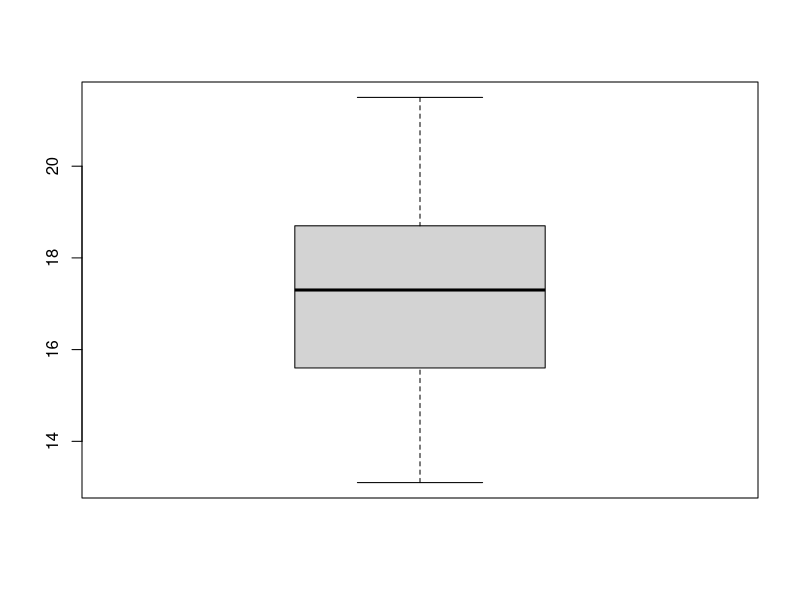
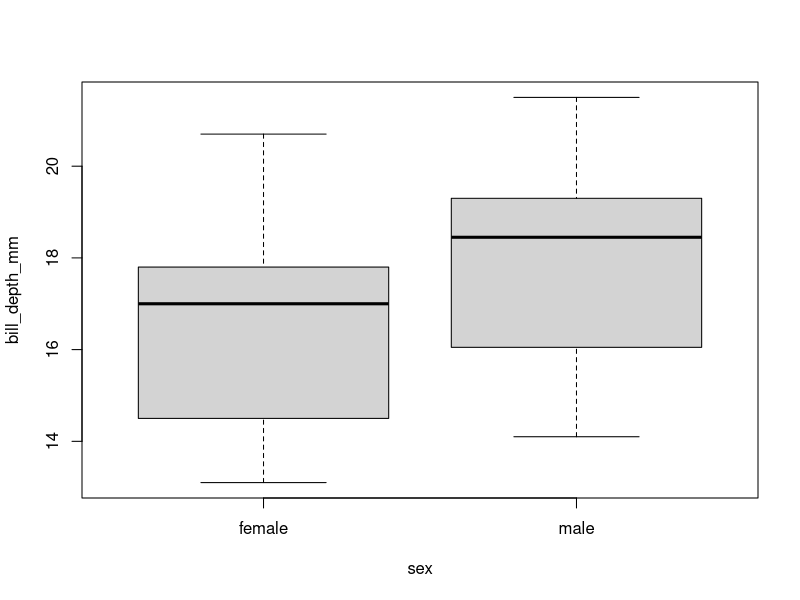
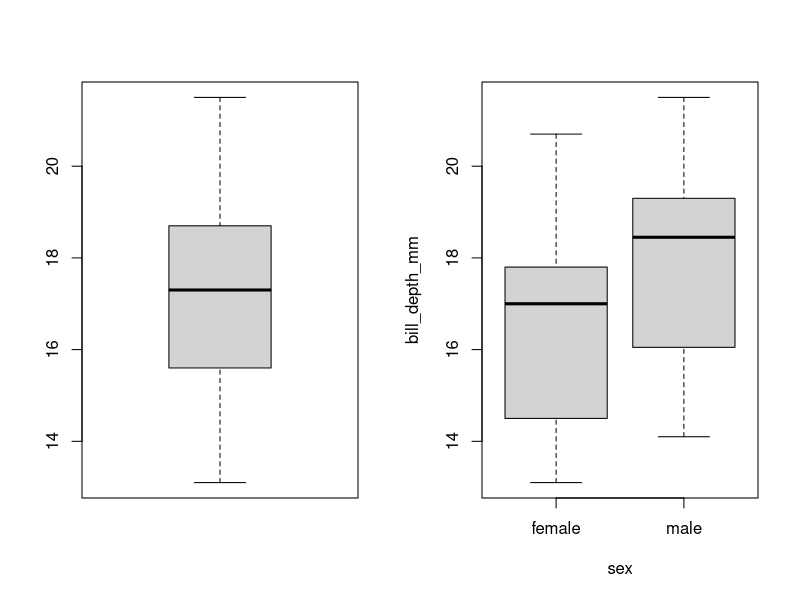
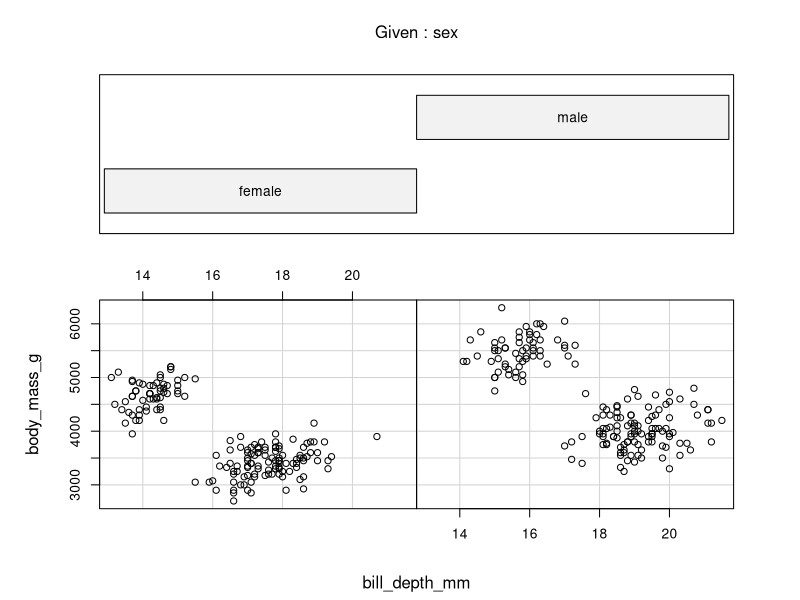
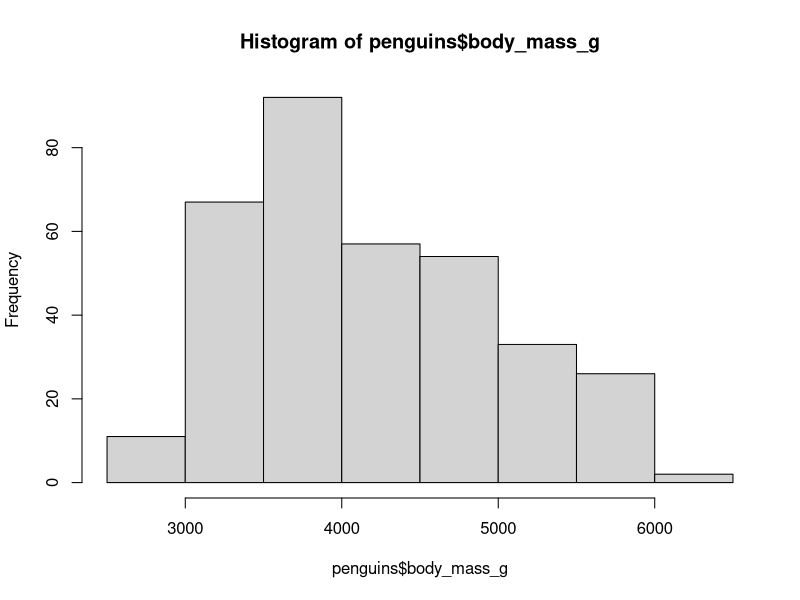

Generate these figures, in order, with R:
install.packages("palmerpenguins")
install.packages("here")
require(palmerpenguins)
require(here)
penguins = data.frame(penguins)
mean(penguins$body_mass_g,na.rm=TRUE)
head(penguins)
help(mean)
summary(penguins)
boxplot(penguins$bill_depth_mm)
boxplot(bill_depth_mm ~ sex, data = penguins)
par(mfrow = c(1, 2))
boxplot(penguins$bill_depth_mm)
boxplot(bill_depth_mm ~ sex, data = penguins)
coplot(body_mass_g ~ bill_depth_mm | sex, data = penguins)
require(here)
png(filename = here("basic_histogram.png"), width = 800, height = 600)
hist(penguins$body_mass_g)
dev.off()